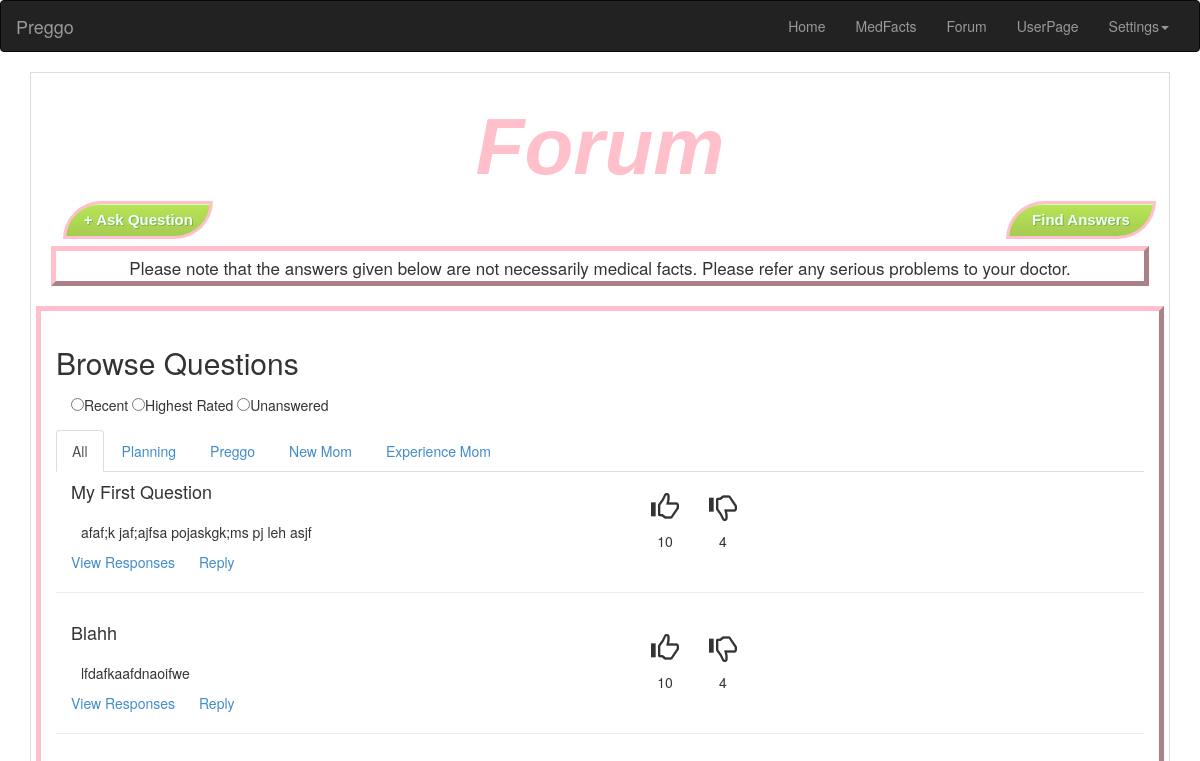
The app's page /preggo/forum/ (signed in), older data.
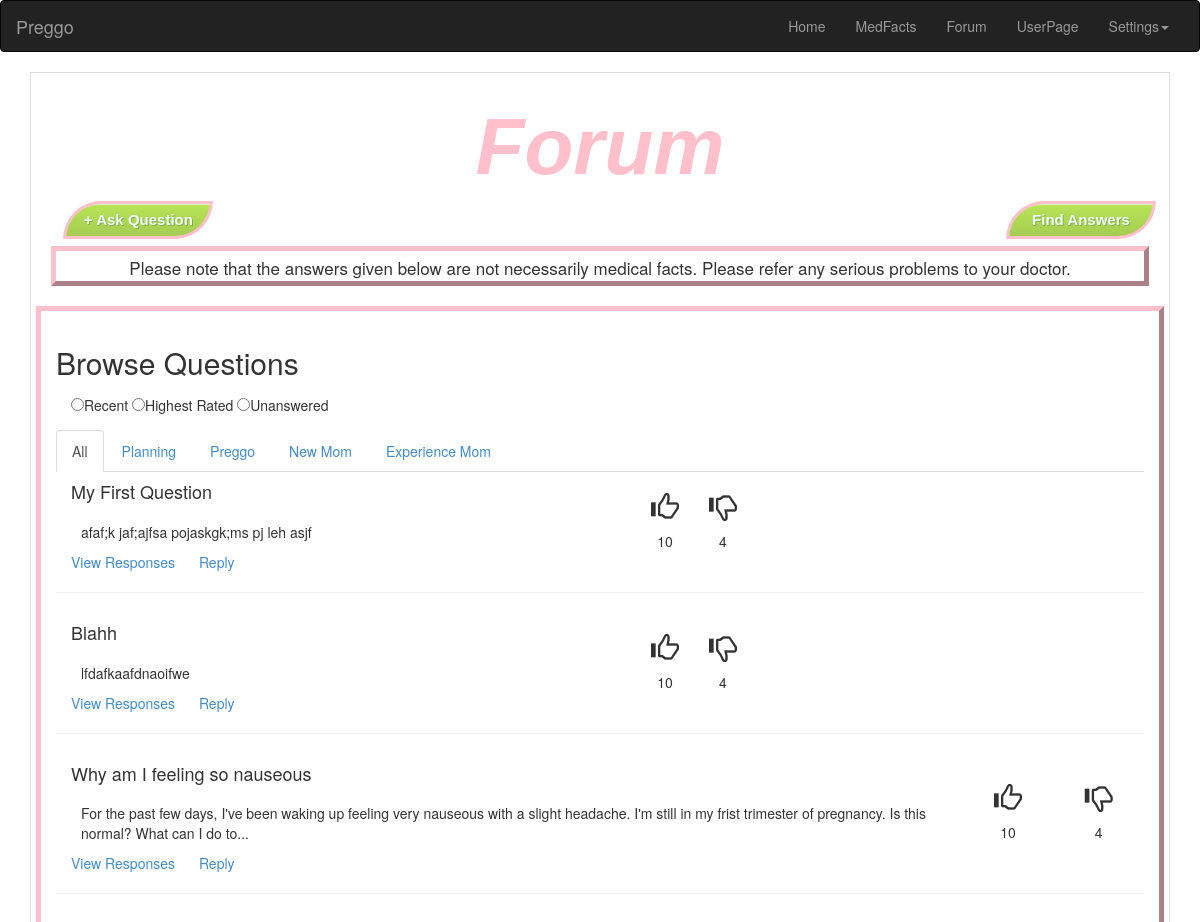
The same page, newer data.
### preggo/models.py (models this page shows, shortened)
class Question(models.Model):
	user = models.ForeignKey(User)
	title = models.CharField(max_length = 128)
	content = models.TextField()
	upvotes = models.IntegerField(default=0)
	downvotes = models.IntegerField(default=0)

### preggo/views.py (the view)
@login_required
def forum(request):
	context = RequestContext(request)
	question_list = request.user.question_set.all()
	for quest in question_list:
		quest.url = quest.title.replace(' ', '_')
	context_dict = {"questions": question_list}
	return render_to_response('preggo/forum.html', context_dict, context)

### templates/preggo/forum.html (shortened to what this page needs)
{% extends "preggo/base.html" %}
{% load static %}
{% block content %}
<div id='container'>
	<h1 class="pageTitle">Forum</h1>
	<div class="buttons">
    	<a href="/preggo/add_question"><button class="buttonFormat-fran" id="ask_question" align="left"> + Ask Question </button></a>
    	<a href="#" class="pull-right"><button class="buttonFormat-fran" id="find_answers" align="right"> Find Answers </button></a>
    </div>
	<div class="warning_note">Please note that the answers given below are not necessarily medical facts. Please refer any serious problems to your doctor.</div>
	<div class="browse_questions box">
		<h2>Browse Questions</h2>
		<form class="filters" ction="">
			<input type="radio" name="browse_filter" value="recent">Recent
			<input type="radio" name="browse_filter" value="highest_rated">Highest Rated
			<input type="radio" name="browse_filter" value="unanswered">Unanswered
		</form>
		<ul id="tabs" class="nav nav-tabs" data-tabs="tabs">
	      <li class="active"><a href="#tab1" data-toggle="tab">All</a></li>
	      <li><a href="#tab2" data-toggle="tab">Planning</a></li>
	      <li><a href="#tab3" data-toggle="tab">Preggo</a></li>
	      <li><a href="#tab4" data-toggle="tab">New Mom</a></li>
	      <li><a href="#tab5" data-toggle="tab">Experience Mom</a></li>
	    </ul>
	    <div id="my-tab-content" class="tab-content">
	      <div class="tab-pane active" id="tab1">
	      {% if questions %}
	      	{% for question in questions %}
	      	<div class="row question-list">
	      		<div class="col-md-10">
			  	    <h4>{{ question.title }}</h4>
			    	<div class="question-content">{{ question.content }}</div>
			    	<div class="question-footer">
			    		<a href='/preggo/question/{{question.url}}'>View Responses</a>
			    		<a href='/preggo/question/{{question.url}}/add_answer' >Reply</a>
			    	</div>
	    		</div>
	    		<div class="thumbs-container col-md-1">
	    			<span class="glyphicon glyphicon-thumbs-up"></span>
	    			<div class="votes">10</div>
	    		</div>
	    		<div class="thumbs-container col-md-1">
	    			<span class="glyphicon glyphicon-thumbs-down"></span>
	    			<div class="votes">4</div>
	    		</div>
    		</div>
    		<hr>
    		{% endfor %}
    	  {% endif %}
    	</div>
	    </div>
	</div>
	</div>
</div>
{% endblock %}

Row changes from the older to the newer data that the page shows:
added Question: title "Why am I feeling so nauseous", content "For the past few days, I've been waking up feeling very nauseous with a slight headache. I'm still in my frist trimester of pregnancy. Is this normal? What can I do to..."
